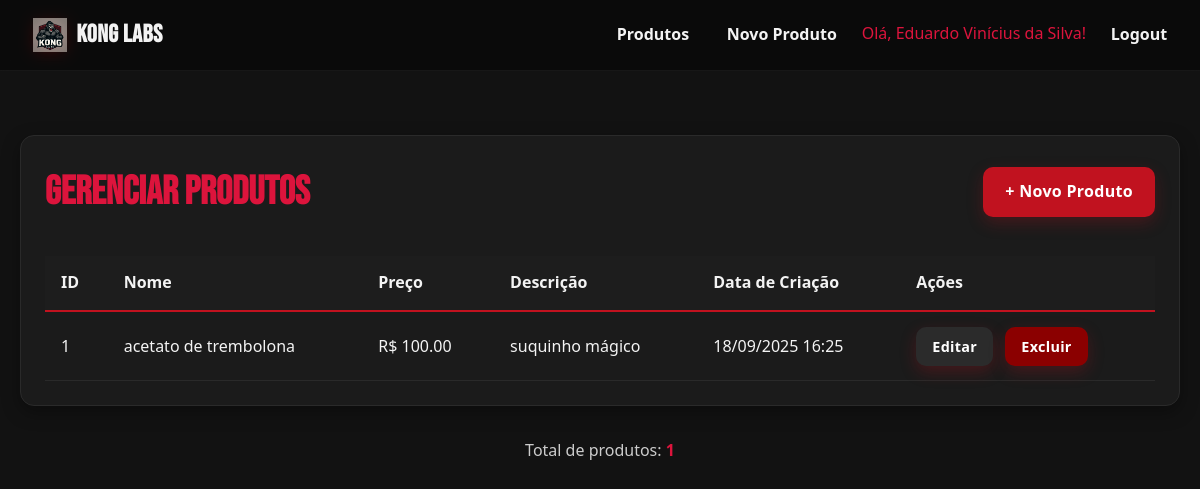
The page /produtos (signed in) on the database as committed earlier.
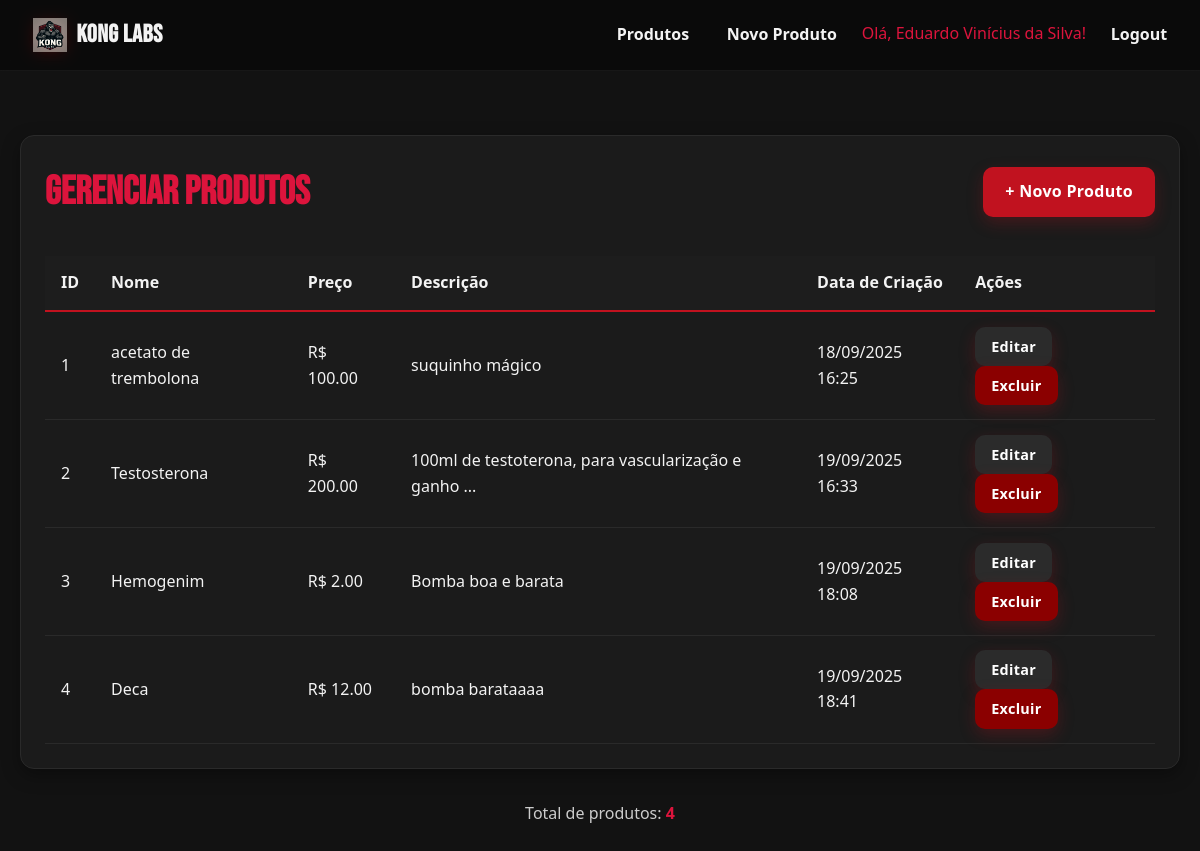
The same page on the database as committed later.
### models.py (models this page shows, shortened)
class Produto(db.Model):
    __tablename__ = 'produtos'
    id = db.Column(db.Integer, primary_key=True)
    nome = db.Column(db.String(100), nullable=False)
    preco = db.Column(db.Float, nullable=False)
    descricao = db.Column(db.Text, nullable=True)
    data_criacao = db.Column(db.DateTime, default=datetime.utcnow)

### app.py (the view)
@app.route('/produtos')
def produtos():
    if 'user_id' not in session:
        flash('Você precisa fazer login primeiro!', 'error')
        return redirect(url_for('login'))
    produtos = Produto.query.all()
    return render_template('produtos.html', produtos=produtos)

### templates/produtos.html (shortened to what this page needs)
{% extends 'base.html' %}
{% block content %}
<div class="table-container">
    <div style="display: flex; justify-content: space-between; align-items: center; margin-bottom: 2rem;">
        <h2 style="color: #DC143C; font-family: 'Bebas Neue', cursive; font-size: 2.5rem; margin: 0;">
            Gerenciar Produtos
        </h2>
        <a href="{{ url_for('criar_produto') }}" class="botao">+ Novo Produto</a>
    </div>
    {% if produtos %}
        <table>
            <thead>
                <tr>
                    <th>ID</th>
                    <th>Nome</th>
                    <th>Preço</th>
                    <th>Descrição</th>
                    <th>Data de Criação</th>
                    <th>Ações</th>
                </tr>
            </thead>
            <tbody>
                {% for produto in produtos %}
                <tr>
                    <td>{{ produto.id }}</td>
                    <td>{{ produto.nome }}</td>
                    <td>R$ {{ "%.2f"|format(produto.preco) }}</td>
                    <td>{{ produto.descricao[:50] }}{% if produto.descricao|length > 50 %}...{% endif %}</td>
                    <td>{{ produto.data_criacao.strftime('%d/%m/%Y %H:%M') }}</td>
                    <td>
                        <a href="{{ url_for('editar_produto', id=produto.id) }}" class="botao botao-secondary" style="margin-right: 0.5rem; padding: 0.5rem 1rem; font-size: 0.9rem;">
                            Editar
                        </a>
                        <a href="{{ url_for('excluir_produto', id=produto.id) }}"
                           class="botao botao-danger"
                           style="padding: 0.5rem 1rem; font-size: 0.9rem;"
                           onclick="return confirm('Tem certeza que deseja excluir este produto?')">
                            Excluir
                        </a>
                    </td>
                </tr>
                {% endfor %}
            </tbody>
        </table>
    {% else %}
        <div style="text-align: center; padding: 3rem; color: #cccccc;">
            <h3 style="margin-bottom: 1rem;">Nenhum produto cadastrado</h3>
            <p style="margin-bottom: 2rem;">Comece criando seu primeiro produto!</p>
            <a href="{{ url_for('criar_produto') }}" class="botao">Criar Primeiro Produto</a>
        </div>
    {% endif %}
</div>
<div style="text-align: center; margin-top: 2rem;">
    <p style="color: #cccccc;">
        Total de produtos: <strong style="color: #DC143C;">{{ produtos|length }}</strong>
    </p>
</div>
{% endblock %}

### templates/base.html (shortened to what this page needs)
<!DOCTYPE html>
<html lang="pt-br">
<head>
    <link rel="stylesheet" href="{{ url_for('static', filename='css/base.css') }}">
</head>
<body>
    <nav class="navbar" role="navigation" >
        <a href="{{ url_for('index') }}" class="logo" aria-label="Kong Labs Home">
            <img src="{{ url_for('static', filename='img/kong-labs-logo.png') }}" alt="Kong Labs" class="logo-image" >
            <span class="logo-text">KONG LABS</span>
        </a>
        <div>
            {% if session.user_id %}
                <a href="{{ url_for('produtos') }}">Produtos</a>
                <a href="{{ url_for('criar_produto') }}">Novo Produto</a>
                <span style="color: #DC143C;">Olá, {{ session.user_nome }}!</span>
                <a href="{{ url_for('logout') }}">Logout</a>
            {% else %}
                <a href="{{ url_for('cadastro_usuario') }}">Cadastro</a>
                <a href="{{ url_for('login') }}">Login</a>
            {% endif %}
        </div>
    </nav>
    <div class="container">
        {% block content %}
        {% endblock %}
    </div>
</body>
</html>

### static/css/base.css (style rules this page uses)
* { margin: 0; padding: 0; box-sizing: border-box; }
body { font-family: system-ui, -apple-system, Segoe UI, Roboto, Arial, sans-serif; background: #121212; color: #f3f3f3; min-height: 100vh; line-height: 1.6; }
.navbar { background: rgba(0,0,0,.4); backdrop-filter: saturate(140%) blur(6px); -webkit-backdrop-filter: saturate(140%) blur(6px); border-bottom: 1px solid rgba(255,255,255,.05); padding: .85rem 1.25rem; display: flex; justify-content: space-between; align-items: center; box-shadow: none; position: sticky; top: 0; z-index: 1000; }
.logo { display: inline-flex; align-items: center; gap: .6rem; text-decoration: none; }
.logo-image { width: 34px; height: 34px; object-fit: contain; filter: drop-shadow(0 2px 8px rgba(139,0,0,.35)); }
.logo-text { font-family: 'Bebas Neue', system-ui, sans-serif; letter-spacing: .5px; font-size: 1.55rem; color: #f3f3f3; }
.navbar div:last-child { display: flex; gap: .75rem; }
.navbar a { color: #f3f3f3; text-decoration: none; padding: .1rem .8rem; border-radius: 8px; transition: background-color .2s ease, color .2s ease, transform .15s ease; font-weight: 600; }
.container { max-width: 1200px; margin: 0 auto; padding: 2rem 1.25rem; }
.botao { display: inline-block; background: #c1121f; color: #fff; padding: 12px 22px; text-decoration: none; border-radius: 10px; font-weight: 700; letter-spacing: .3px; transition: background-color .2s ease, transform .12s ease, box-shadow .2s ease; border: none; cursor: pointer; font-size: 1rem; text-align: center; box-shadow: 0 6px 16px rgba(193, 18, 31, .25); }
.botao-secondary { background: #2b2b2b; }
.botao-danger { background: #8B0000; }
.table-container { background: #1b1b1b; border-radius: 14px; padding: 1.5rem; margin: 2rem 0; box-shadow: 0 6px 18px rgba(0,0,0,.35); border: 1px solid #2a2a2a; }
table { width: 100%; border-collapse: collapse; margin-top: 1rem; }
th, td { padding: .9rem 1rem; text-align: left; border-bottom: 1px solid #2a2a2a; }
th { background: #1d1d1d; color: #f3f3f3; font-weight: 700; border-bottom: 2px solid #c1121f; }

Rows that differ between the two databases and show on the page:
added Produto: id "2", nome "Testosterona", preco "200.00", descricao "100ml de testoterona, para vascularização e ganho", data_criacao "19/09/2025 16:33"
added Produto: id "3", nome "Hemogenim", preco "2.00", descricao "Bomba boa e barata", data_criacao "19/09/2025 18:08"
added Produto: id "4", nome "Deca", preco "12.00", descricao "bomba barataaaa", data_criacao "19/09/2025 18:41"
Other text that changed with them:
{{ produtos|length }}: "1" → "4"
